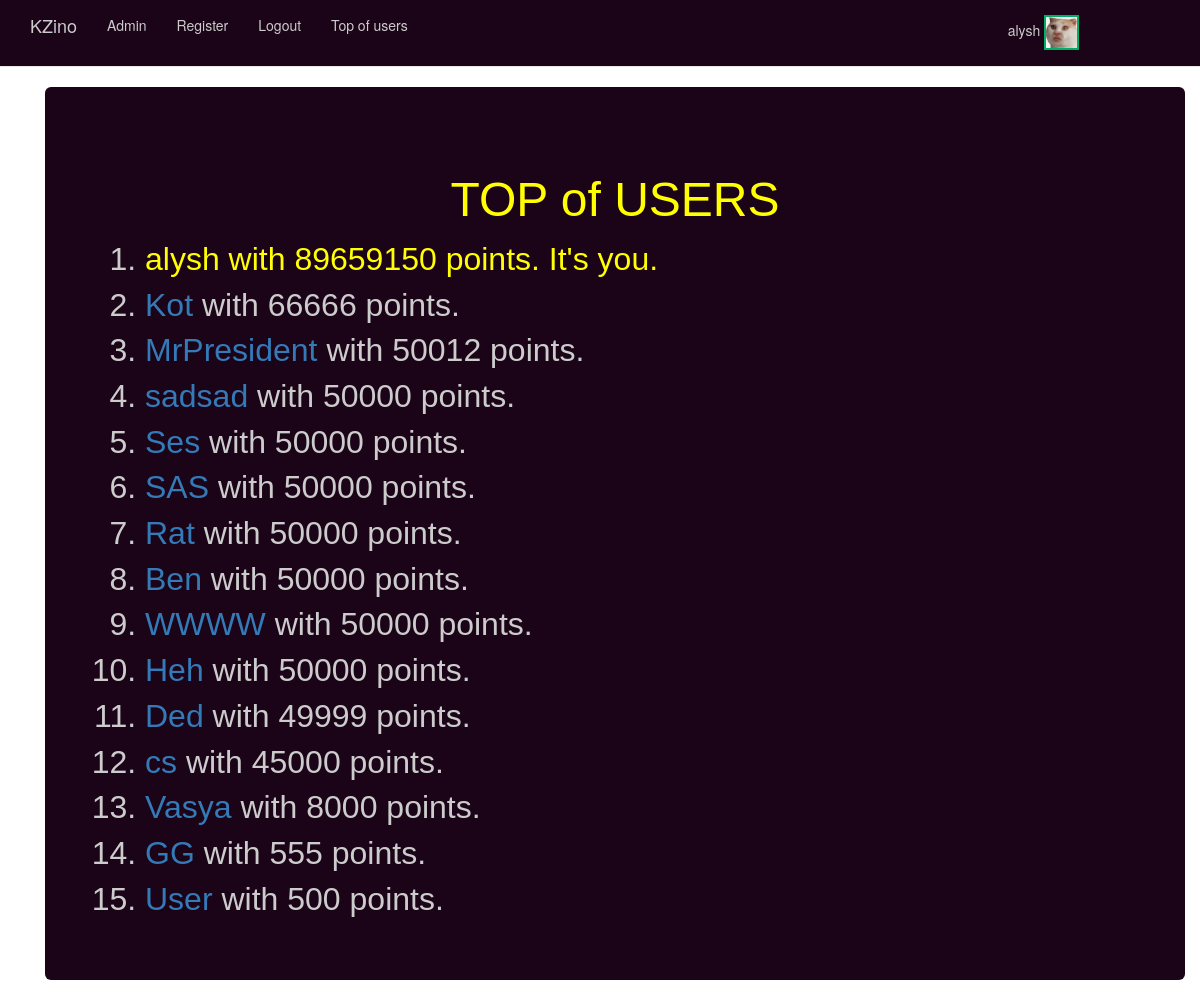
The page /Menu/top/ (signed in) on the database its author committed.
### Menu/models.py (models this page shows, shortened)
class CustomUser(AbstractUser):
    first_name = models.CharField(max_length=200)
    last_name = models.CharField(max_length=200)
    email = models.EmailField()
    initial_balance = models.IntegerField(default=50000)
    profile_pic = models.ImageField(upload_to='profile_pics', default='profile_pics/default.jpg')
    is_banned = models.BooleanField(default=False)
    class BJboard:
        dh = list()
        ph = list()
        deck = list()
        started = False
        bet = int()
        dd = False
        banDD = False
        WJ = False
    class PT:
        started = False
        indexes_i = list()
        indexes_j = list()
        slideshow = list()
        finished = False
    class Roulette:
        message = str()
        bet = int()
        fields = dict.fromkeys([i for i in range(37)], 0)
        threePart = dict.fromkeys([1, 2, 3], 0)
        twoPart = dict.fromkeys([1, 2], 0)
        color = dict.fromkeys([1, 2], 0)
        parity = dict.fromkeys([1, 2], 0)
        row = dict.fromkeys([1, 2, 3], 0)
        all_bets = int()
        slideshow = list()
        index = int()
        started = False
        finished = False
    class Ska4ki:
        started = False
        bet1 = int()
        bet2 = int()
        bet3 = int()
        bet4 = int()
        bet5 = int()
        betALLDIE = int()
        betALLALIVE = int()
    class Slot:
        baraban_1 = []
        baraban_2 = []
        baraban_3 = []
        baraban_4 = []
        baraban_5 = []
        count = randint(10, 20)
        balance_destroyer = 0
        new_slot = [[],[],[]]

### Menu/views.py (the view)
# urls.py: url(r'top/$', views.TopU, name="TopU"),
def TopU(request):
    users_list = CustomUser.objects.order_by('-initial_balance')
    context = {
            "users_list": users_list,
        }
    return render(request, 'Menu/top.html', context)

### templates/Menu/top.html
{% extends "Menu/base.html" %}
{% block body_block %}
<div class="container">
  <div class="jumbotron" style="background-color:#1b0318; color:#CCCCCC;">
      <h1 align="center"><font size="15" color="yellow" face="Arial" >TOP of USERS </font></h1>
<ol type="1">
{% for users in users_list %}
 <font size="6"   face="Arial" >
 <li>
    {% if user.username == users.username %}
          <font size="6"   color="yellow" >
 {{ users.username }}  with    {{ users.initial_balance }} points. It's you.
               </font>
          {% else %}
            <a href="{{users.id}} ">
 {{ users.username }} </a> with    {{ users.initial_balance }} points.
          {% endif %}
</li>
{% endfor %}
 </font>
</ol>
  </div>
</div>
{% endblock %}

### templates/Menu/base.html (shortened to what this page needs)
<!DOCTYPE html>
<html>
  <head>
    <link rel="stylesheet" href="https://maxcdn.bootstrapcdn.com/bootstrap/3.3.7/css/bootstrap.min.css">
  </head>
  <body>
  {% if user.is_banned %}
  {% else %}
   <nav class="navbar navbar-default navbar-static-top" style="background-color:#1b0318; color:#CCCCCC;">
      <div class="container">
        <ul class="nav navbar-nav" style="background-color:#1b0318; color:#CCCCCC;">
          <li><a class="navbar-brand" style="color:#CCCCCC;" href="{% url 'index' %}">KZino</a></li>
          <li><a class="navbar-link"style="color:#CCCCCC;" href="{% url 'admin:index' %}">Admin</a></li>
          <li><a class="navbar-link"style="color:#CCCCCC;" href="{% url 'Menu:register' %}">Register</a></li>
          {% if user.is_authenticated %}
            <li><a href="{% url 'logout' %}" style="color:#CCCCCC;">Logout</a></li>
          {% else %}
            <li><a class="navbar-link"style="color:#CCCCCC;" href="{% url 'Menu:user_login' %}">Login</a></li>
          {% endif %}
            <li><a class="navbar-link"style="color:#CCCCCC;" href="{% url 'Menu:TopU' %}"> Top of users </a></li>
             <li><a class="navbar-link"style="color:#CCCCCC;">  </a></li>
             <li><a class="navbar-link"style="color:#CCCCCC;">  </a></li>
            <li><a class="navbar-link"style="color:#CCCCCC;">  </a></li>
            <li><a class="navbar-link"style="color:#CCCCCC;">  </a></li>
            <li><a class="navbar-link"style="color:#CCCCCC;">  </a></li>
            <li><a class="navbar-link"style="color:#CCCCCC;">  </a></li>
            <li><a class="navbar-link"style="color:#CCCCCC;">  </a></li>
            <li><a class="navbar-link"style="color:#CCCCCC;">  </a></li>
            <li><a class="navbar-link"style="color:#CCCCCC;">  </a></li>
            <li><a class="navbar-link"style="color:#CCCCCC;">  </a></li>
            <li><a class="navbar-link"style="color:#CCCCCC;">  </a></li>
            <li><a class="navbar-link"style="color:#CCCCCC;">  </a></li>
            <li><a class="navbar-link"style="color:#CCCCCC;">  </a></li>
            <li><a class="navbar-link"style="color:#CCCCCC;">  </a></li>
            <li><a class="navbar-link"style="color:#CCCCCC;">  </a></li>
            <li><a class="navbar-link"style="color:#CCCCCC;">  </a></li>
            <li><a class="navbar-link"style="color:#CCCCCC;">  </a></li>
            <li><a class="navbar-link"style="color:#CCCCCC;">  </a></li>
            <li><a class="navbar-link"style="color:#CCCCCC;">  </a></li>
            {% if user.is_authenticated %}
            <li><a class="navbar-link"style="color:#CCCCCC;" href="{% url 'Menu:Cabinet' %}">  {{user.username}} <img src="{{user.profile_pic.url}} " width="35" height="35" class="border1" /> </a>
   </li>
            {% endif %}
{% endif %}
</ul>
      </div>
    </nav>
    <div class="container">
    {% block body_block %}
    {% endblock %}
    </div>
  </body>
</html>

### templates/Menu/base.html (style rules this page uses)
.border1 { border: 2px solid #00af64; }
.navbar { height: 67px !important; }
body { background-image:url(/static/b1.jpg) }

### rows shown on the page
CustomUser: username "alysh", profile_pic (picture), initial_balance "89659150"
CustomUser: username "Kot", initial_balance "66666"
CustomUser: username "MrPresident", initial_balance "50012"
CustomUser: username "sadsad", initial_balance "50000"
CustomUser: username "Ses", initial_balance "50000"
CustomUser: username "SAS", initial_balance "50000"
CustomUser: username "Rat", initial_balance "50000"
CustomUser: username "Ben", initial_balance "50000"
CustomUser: username "WWWW", initial_balance "50000"
CustomUser: username "Heh", initial_balance "50000"
CustomUser: username "Ded", initial_balance "49999"
CustomUser: username "cs", initial_balance "45000"
CustomUser: username "Vasya", initial_balance "8000"
CustomUser: username "GG", initial_balance "555"
CustomUser: username "User", initial_balance "500"
